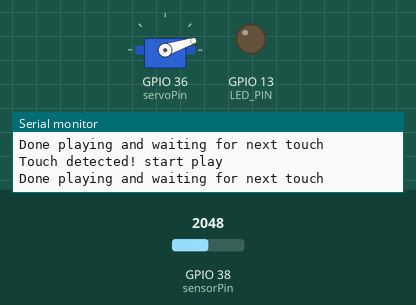
Simulated run of this program. Board: ESP32. Shown: servo, output pins drawn as LEDs (lit = HIGH), the last lines printed to the serial monitor. Inputs (shaded band) come from the test bench; at power-on: GPIO 38 (sensorPin) = 2048. Random numbers use the default seed unless the program sets one.

Above: at 24.0 s.
24.1 s: GPIO 38 (sensorPin) set to 1950
33.5 s: GPIO 38 (sensorPin) set to 2040
At 36.2 s:
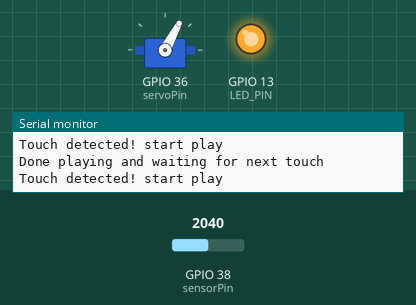
At 44.9 s:
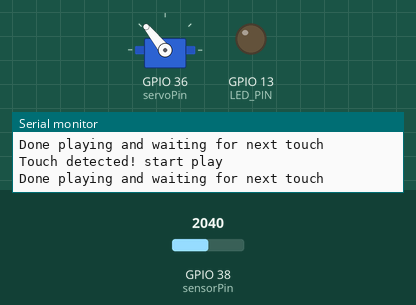
45.4 s: GPIO 38 (sensorPin) set to 1960
54.8 s: GPIO 38 (sensorPin) set to 2047
At 65.9 s:
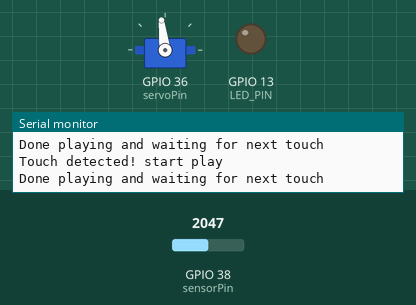
66.4 s: GPIO 38 (sensorPin) set to 1228
Timing chart, 0 to 69.4 s (numbered marks = the images above; inputs shaded):
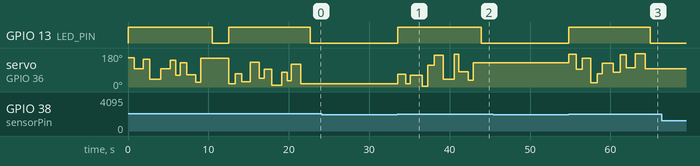

The program:

main.cpp
```cpp
#include <Arduino.h>
#include <ESP32Servo.h>

// sbr64: TOUCH SENSOR SETUP (from Lab 3 touch.cpp)

// sbr64: define the built in LED pin pasted from Lab 2's blink code
#define LED_PIN 13

// sbr64: touch sensor pin. moved from A0 to A2 since the servo is on A0 now
const int sensorPin = A2;

// sbr64: SERVO SETUPfrom Lab 4 Servo Motor Random.cpp

// Define the servo and the pin it is connected to, what is your servo pin?
Servo myServo;
const int servoPin = A0; //sbr64 servo signal wire is still on A0

// variable for random angle
int randomAngle;

// sbr64: remembers the last angle so the next one isnt the same spot
int lastAngle = 90;

// Variable for pulse width
int pulseWidth;

// Define the minimum and maximum pulse widths for the servo
const int minPulseWidth = 500; // 0.5 ms
const int maxPulseWidth = 2500; // 2.5 ms

void setup() {
    Serial.begin(115200);

    // sbr64: set sensorPin as an input so the ESP32 can read the touch sensor's signal
    pinMode(sensorPin, INPUT);

    // sbr64: set LED_PIN as an output so we can turn the onboard LED on/off
    pinMode(LED_PIN, OUTPUT);

    // Attach the servo to the specified pin and set its pulse width range
    myServo.attach(servoPin, minPulseWidth, maxPulseWidth);

    // Set the PWM frequency for the servo
    myServo.setPeriodHertz(50); // Standard 50Hz servo
}

void loop() {
    int sensorValue = analogRead(sensorPin); //sbr64 same read as Lab 3

    // sbr64: same threshold as Lab 3. over 2000 means the cat is touching the toy
    if (sensorValue > 2000) {
        Serial.println("Touch detected! start play");
        // sbr64: turn the ESP32 LED on while the toy is playing
        digitalWrite(LED_PIN, HIGH);

        unsigned long startTime = millis(); //sbr64 millis() is the time in ms since the ESP32 turned on, save when play started

        // sbr64: keep moving the servo until 10 seconds (10000 ms) have passed
        while (millis() - startTime < 10000) {
            // Make a Random Angle Between 0 to 180
            randomAngle = random(0, 181); //sbr64 picks a random angle from 0 to 180, it's 181 because random() never picks the top number

            // sbr64: if the new angle is within 40 degrees of the last one, pick again so the servo always makes a real move
            while (abs(randomAngle - lastAngle) < 40) {
                randomAngle = random(0, 181);
            }
            lastAngle = randomAngle; //sbr64 save it for the next check

            //  Map Pulse Width with Angle
            pulseWidth = map(randomAngle, 0, 180, minPulseWidth, maxPulseWidth); //sbr64 turns the random angle into a pulse width, same as Servo Motor.cpp
            myServo.writeMicroseconds(pulseWidth); // writing pulse width to servo

            delay(random(500, 1500)); //sbr64 waits a random time between 0.5 and 1.5 seconds before the next move
        }

        // sbr64: when play over turn the LED off
        digitalWrite(LED_PIN, LOW);
        Serial.println("Done playing and waiting for next touch");

        // sbr64: cooldown wait 2 seconds before checking the sensor again
        delay(2000);
    }

    delay(50); //sbr64 check the sensor 20 times a second
}
```

Measured:
- after the input at 24.1 s, every drawn part: stays the same
- after the input at 45.4 s, every drawn part: stays the same
- after the input at 66.4 s, every drawn part: stays the same
- by itself, GPIO 13 (LED_PIN): alternates HIGH for 10.3 s and LOW for 2.1 s
